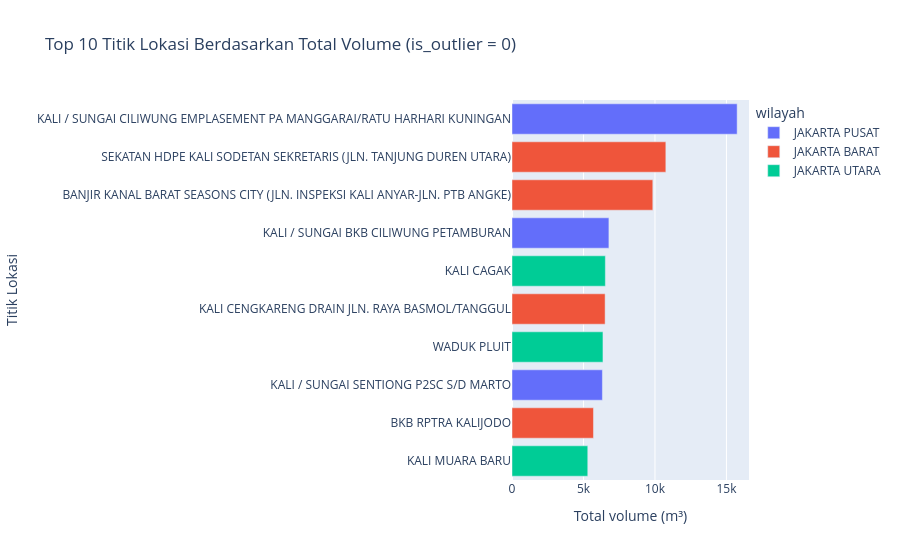

Notebook source saved alongside this figure:
### Markdown cell above
## 3. Top 10 `titik_lokasi` dengan Volume Tertinggi

### Code cell
top10_total = (
    df_normal.groupBy("titik_lokasi", "wilayah", "kecamatan")
    .agg(
        F.sum("volume_sampah_perhari").alias("total_volume"),
        F.mean("volume_sampah_perhari").alias("rata_harian"),
        F.count("*").alias("jumlah_hari"),
    )
    .orderBy(F.desc("total_volume"))
    .limit(10)
    .toPandas()
)
print("Top 10 titik berdasarkan TOTAL volume (is_outlier = 0):")
display(top10_total)

fig_top_total = px.bar(
    top10_total,
    x="total_volume",
    y="titik_lokasi",
    color="wilayah",
    orientation="h",
    title="Top 10 Titik Lokasi Berdasarkan Total Volume (is_outlier = 0)",
    labels={"total_volume": "Total volume (m³)", "titik_lokasi": "Titik Lokasi"},
)
fig_top_total.update_layout(yaxis={"categoryorder": "total ascending"})
simpan_figure(fig_top_total, "step5_top10_titik_total")

top10_rata = (
    df_normal.groupBy("titik_lokasi", "wilayah", "kecamatan")
    .agg(
        F.mean("volume_sampah_perhari").alias("rata_harian"),
        F.sum("volume_sampah_perhari").alias("total_volume"),
        F.count("*").alias("jumlah_hari"),
    )
    .filter(F.col("jumlah_hari") >= 30)  # hindari titik yang hanya muncul beberapa hari
    .orderBy(F.desc("rata_harian"))
    .limit(10)
    .toPandas()
)
print("Top 10 titik berdasarkan RATA-RATA harian (min 30 hari, is_outlier = 0):")
display(top10_rata)

fig_top_rata = px.bar(
    top10_rata,
    x="rata_harian",
    y="titik_lokasi",
    color="wilayah",
    orientation="h",
    title="Top 10 Titik Lokasi Berdasarkan Rata-rata Harian (min 30 hari, is_outlier = 0)",
    labels={"rata_harian": "Rata-rata harian (m³)", "titik_lokasi": "Titik Lokasi"},
)
fig_top_rata.update_layout(yaxis={"categoryorder": "total ascending"})
simpan_figure(fig_top_rata, "step5_top10_titik_rata")

### Figure 1 — Plotly figure (JSON) as saved in the notebook; plotly's stock layout.template omitted (floating-point values rounded to 4 significant figures)
{"data": [{"alignmentgroup": "True", "hovertemplate": "wilayah=JAKARTA PUSAT<br>Total volume (m³)=%{x}<br>Titik Lokasi=%{y}<extra></extra>", "legendgroup": "JAKARTA PUSAT", "marker": {"color": "#636efa", "pattern": {"shape": ""}}, "name": "JAKARTA PUSAT", "offsetgroup": "JAKARTA PUSAT", "orientation": "h", "showlegend": true, "textposition": "auto", "type": "bar", "x": [15750.0, 6778.0, 6324.0], "xaxis": "x", "y": ["KALI / SUNGAI CILIWUNG EMPLASEMENT PA MANGGARAI/RATU HARHARI KUNINGAN", "KALI / SUNGAI BKB CILIWUNG PETAMBURAN", "KALI / SUNGAI SENTIONG P2SC S/D MARTO"], "yaxis": "y"}, {"alignmentgroup": "True", "hovertemplate": "wilayah=JAKARTA BARAT<br>Total volume (m³)=%{x}<br>Titik Lokasi=%{y}<extra></extra>", "legendgroup": "JAKARTA BARAT", "marker": {"color": "#EF553B", "pattern": {"shape": ""}}, "name": "JAKARTA BARAT", "offsetgroup": "JAKARTA BARAT", "orientation": "h", "showlegend": true, "textposition": "auto", "type": "bar", "x": [10760.0, 9849.0, 6513.0, 5699.0], "xaxis": "x", "y": ["SEKATAN HDPE KALI SODETAN SEKRETARIS (JLN. TANJUNG DUREN UTARA)", "BANJIR KANAL BARAT SEASONS CITY (JLN. INSPEKSI KALI ANYAR-JLN. PTB ANGKE)", "KALI CENGKARENG DRAIN JLN. RAYA BASMOL/TANGGUL", "BKB RPTRA KALIJODO"], "yaxis": "y"}, {"alignmentgroup": "True", "hovertemplate": "wilayah=JAKARTA UTARA<br>Total volume (m³)=%{x}<br>Titik Lokasi=%{y}<extra></extra>", "legendgroup": "JAKARTA UTARA", "marker": {"color": "#00cc96", "pattern": {"shape": ""}}, "name": "JAKARTA UTARA", "offsetgroup": "JAKARTA UTARA", "orientation": "h", "showlegend": true, "textposition": "auto", "type": "bar", "x": [6531.0, 6363.0, 5300.0], "xaxis": "x", "y": ["KALI CAGAK", "WADUK PLUIT", "KALI MUARA BARU"], "yaxis": "y"}], "layout": {"barmode": "relative", "legend": {"title": {"text": "wilayah"}, "tracegroupgap": 0}, "title": {"text": "Top 10 Titik Lokasi Berdasarkan Total Volume (is_outlier = 0)"}, "xaxis": {"anchor": "y", "domain": [0.0, 1.0], "title": {"text": "Total volume (m³)"}}, "yaxis": {"anchor": "x", "categoryorder": "total ascending", "domain": [0.0, 1.0], "title": {"text": "Titik Lokasi"}}}}
